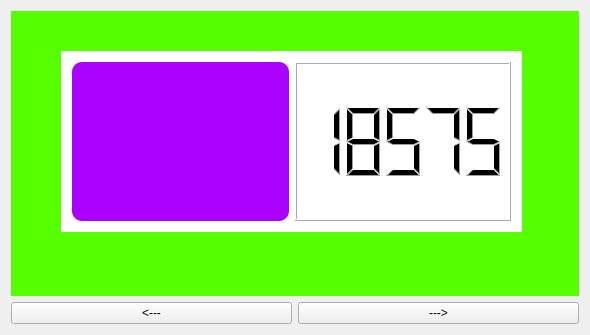
<?xml version="1.0" encoding="UTF-8"?>
<ui version="4.0">
 <class>Widget</class>
 <widget class="QWidget" name="Widget">
  <property name="geometry">
   <rect>
    <x>0</x>
    <y>0</y>
    <width>590</width>
    <height>335</height>
   </rect>
  </property>
  <property name="windowTitle">
   <string>Widget</string>
  </property>
  <layout class="QVBoxLayout" name="verticalLayout">
   <item>
    <widget class="QAnimationStackedWidget" name="stackedWidget">
     <property name="styleSheet">
      <string notr="true">background-color: rgb(255, 255, 255);</string>
     </property>
     <property name="frameShape">
      <enum>QFrame::NoFrame</enum>
     </property>
     <widget class="QWidget" name="page_1">
      <property name="styleSheet">
       <string notr="true">QWidget#page_1
{
    
	background-color: rgb(85, 255, 0);
}</string>
      </property>
      <widget class="QWidget" name="layoutWidget">
       <property name="geometry">
        <rect>
         <x>50</x>
         <y>40</y>
         <width>461</width>
         <height>181</height>
        </rect>
       </property>
       <layout class="QHBoxLayout" name="horizontalLayout_2">
        <item>
         <widget class="QWidget" name="widget" native="true">
          <property name="styleSheet">
           <string notr="true">background-color: rgb(170, 0, 255);
border-radius:10px;</string>
          </property>
         </widget>
        </item>
        <item>
         <widget class="QLCDNumber" name="lcdNumber">
          <property name="frameShadow">
           <enum>QFrame::Raised</enum>
          </property>
          <property name="mode">
           <enum>QLCDNumber::Dec</enum>
          </property>
          <property name="value" stdset="0">
           <double>18575.000000000000000</double>
          </property>
          <property name="intValue" stdset="0">
           <number>18575</number>
          </property>
         </widget>
        </item>
       </layout>
      </widget>
     </widget>
     <widget class="QWidget" name="page_2">
      <property name="styleSheet">
       <string notr="true">QWidget#page_2{
background-color: rgb(255, 255, 0);
}</string>
      </property>
      <widget class="QFontComboBox" name="fontComboBox">
       <property name="geometry">
        <rect>
         <x>70</x>
         <y>50</y>
         <width>151</width>
         <height>51</height>
        </rect>
       </property>
      </widget>
      <widget class="QCalendarWidget" name="calendarWidget">
       <property name="geometry">
        <rect>
         <x>240</x>
         <y>50</y>
         <width>248</width>
         <height>197</height>
        </rect>
       </property>
      </widget>
     </widget>
     <widget class="QWidget" name="page_3">
      <property name="styleSheet">
       <string notr="true">QWidget#page_3{
	background-color: rgb(255, 85, 127);
}</string>
      </property>
      <widget class="QCommandLinkButton" name="commandLinkButton">
       <property name="geometry">
        <rect>
         <x>330</x>
         <y>60</y>
         <width>172</width>
         <height>41</height>
        </rect>
       </property>
       <property name="text">
        <string>CommandLinkButton</string>
       </property>
      </widget>
      <widget class="QTextBrowser" name="textBrowser">
       <property name="geometry">
        <rect>
         <x>30</x>
         <y>50</y>
         <width>281</width>
         <height>192</height>
        </rect>
       </property>
       <property name="minimumSize">
        <size>
         <width>281</width>
         <height>0</height>
        </size>
       </property>
       <property name="html">
        <string>&lt;!DOCTYPE HTML PUBLIC &quot;-//W3C//DTD HTML 4.0//EN&quot; &quot;http://www.w3.org/TR/REC-html40/strict.dtd&quot;&gt;
&lt;html&gt;&lt;head&gt;&lt;meta name=&quot;qrichtext&quot; content=&quot;1&quot; /&gt;&lt;style type=&quot;text/css&quot;&gt;
p, li { white-space: pre-wrap; }
&lt;/style&gt;&lt;/head&gt;&lt;body style=&quot; font-family:'SimSun'; font-size:9pt; font-weight:400; font-style:normal;&quot;&gt;
&lt;p style=&quot; margin-top:0px; margin-bottom:0px; margin-left:0px; margin-right:0px; -qt-block-indent:0; text-indent:0px;&quot;&gt;&lt;span style=&quot; font-size:16pt;&quot;&gt;测试测试  时空里四点&lt;/span&gt;&lt;/p&gt;&lt;/body&gt;&lt;/html&gt;</string>
       </property>
      </widget>
     </widget>
    </widget>
   </item>
   <item>
    <layout class="QHBoxLayout" name="horizontalLayout">
     <item>
      <widget class="QPushButton" name="pushButton">
       <property name="text">
        <string>&lt;---</string>
       </property>
      </widget>
     </item>
     <item>
      <widget class="QPushButton" name="pushButton_2">
       <property name="text">
        <string>---&gt;</string>
       </property>
      </widget>
     </item>
    </layout>
   </item>
  </layout>
 </widget>
 <layoutdefault spacing="6" margin="11"/>
 <customwidgets>
  <customwidget>
   <class>QAnimationStackedWidget</class>
   <extends>QStackedWidget</extends>
   <header>qanimationstackedwidget.h</header>
   <container>1</container>
  </customwidget>
 </customwidgets>
 <resources/>
 <connections/>
</ui>
